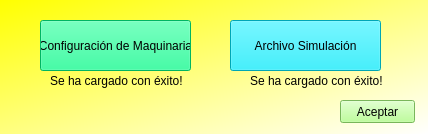
<?xml version="1.0" encoding="UTF-8"?>
<ui version="4.0">
 <class>Form</class>
 <widget class="QWidget" name="Form">
  <property name="geometry">
   <rect>
    <x>0</x>
    <y>0</y>
    <width>428</width>
    <height>134</height>
   </rect>
  </property>
  <property name="windowTitle">
   <string>Carga de archivos</string>
  </property>
  <property name="styleSheet">
   <string notr="true">background-color: qlineargradient(spread:pad, x1:0, y1:0, x2:1, y2:1, stop:0 rgba(255, 255, 0, 255), stop:1 rgba(255, 255, 255, 255));</string>
  </property>
  <widget class="QPushButton" name="botonConfigMaq">
   <property name="geometry">
    <rect>
     <x>40</x>
     <y>20</y>
     <width>151</width>
     <height>51</height>
    </rect>
   </property>
   <property name="styleSheet">
    <string notr="true">background-color: rgb(0, 254, 138);</string>
   </property>
   <property name="text">
    <string>Configuración de Maquinaria</string>
   </property>
  </widget>
  <widget class="QPushButton" name="botonSimulacion">
   <property name="geometry">
    <rect>
     <x>230</x>
     <y>20</y>
     <width>151</width>
     <height>51</height>
    </rect>
   </property>
   <property name="styleSheet">
    <string notr="true">background-color: rgba(0, 234, 255, 254);</string>
   </property>
   <property name="text">
    <string>Archivo Simulación</string>
   </property>
  </widget>
  <widget class="QPushButton" name="botonAceptar">
   <property name="geometry">
    <rect>
     <x>340</x>
     <y>100</y>
     <width>75</width>
     <height>23</height>
    </rect>
   </property>
   <property name="styleSheet">
    <string notr="true">background-color: rgb(170, 255, 127);</string>
   </property>
   <property name="text">
    <string>Aceptar</string>
   </property>
  </widget>
  <widget class="QLabel" name="label">
   <property name="geometry">
    <rect>
     <x>50</x>
     <y>70</y>
     <width>141</width>
     <height>21</height>
    </rect>
   </property>
   <property name="styleSheet">
    <string notr="true">background-color: rgba(255, 255, 255, 0);</string>
   </property>
   <property name="text">
    <string>Se ha cargado con éxito!</string>
   </property>
  </widget>
  <widget class="QLabel" name="label_2">
   <property name="geometry">
    <rect>
     <x>250</x>
     <y>70</y>
     <width>141</width>
     <height>21</height>
    </rect>
   </property>
   <property name="styleSheet">
    <string notr="true">background-color: rgba(255, 255, 255, 0);</string>
   </property>
   <property name="text">
    <string>Se ha cargado con éxito!</string>
   </property>
  </widget>
 </widget>
 <resources/>
 <connections/>
</ui>
